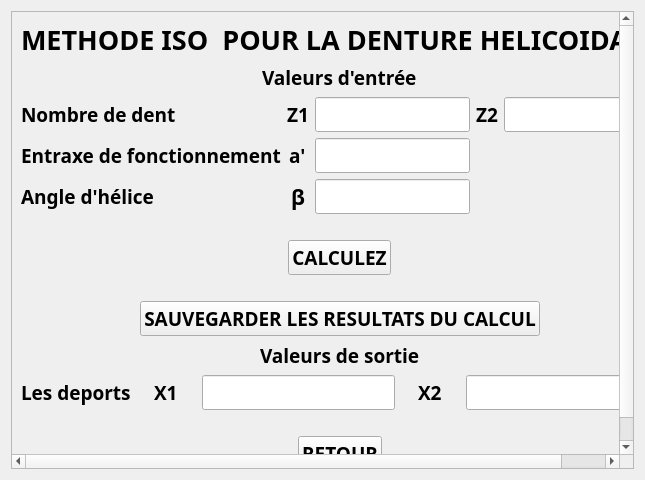
<?xml version="1.0" encoding="UTF-8"?>
<ui version="4.0">
 <class>METHODE_ISO_D_HELICOIDALE</class>
 <widget class="QWidget" name="METHODE_ISO_D_HELICOIDALE">
  <property name="geometry">
   <rect>
    <x>0</x>
    <y>0</y>
    <width>645</width>
    <height>480</height>
   </rect>
  </property>
  <property name="windowTitle">
   <string>METHODE_ISO_D_HELICOIDALE</string>
  </property>
  <property name="windowIcon">
   <iconset>
    <normaloff>reducteur_gearexpert.gif</normaloff>reducteur_gearexpert.gif</iconset>
  </property>
  <layout class="QGridLayout" name="gridLayout_2">
   <item row="0" column="0">
    <widget class="QScrollArea" name="scrollArea">
     <property name="widgetResizable">
      <bool>true</bool>
     </property>
     <widget class="QWidget" name="scrollAreaWidgetContents">
      <property name="geometry">
       <rect>
        <x>0</x>
        <y>0</y>
        <width>631</width>
        <height>466</height>
       </rect>
      </property>
      <layout class="QGridLayout" name="gridLayout_3">
       <item row="0" column="0">
        <layout class="QVBoxLayout" name="verticalLayout">
         <item alignment="Qt::AlignHCenter">
          <widget class="QLabel" name="label">
           <property name="font">
            <font>
             <family>Arial Black</family>
             <pointsize>20</pointsize>
             <weight>75</weight>
             <bold>true</bold>
            </font>
           </property>
           <property name="text">
            <string>METHODE ISO  POUR LA DENTURE HELICOIDALE</string>
           </property>
          </widget>
         </item>
         <item alignment="Qt::AlignHCenter">
          <widget class="QLabel" name="label_2">
           <property name="font">
            <font>
             <family>Arial Black</family>
             <pointsize>14</pointsize>
             <weight>75</weight>
             <bold>true</bold>
            </font>
           </property>
           <property name="text">
            <string>Valeurs d'entrée</string>
           </property>
          </widget>
         </item>
         <item>
          <layout class="QGridLayout" name="gridLayout">
           <item row="0" column="4" alignment="Qt::AlignHCenter">
            <widget class="QLineEdit" name="lineEdit_2">
             <property name="font">
              <font>
               <family>Arial Black</family>
               <pointsize>14</pointsize>
               <weight>75</weight>
               <bold>true</bold>
              </font>
             </property>
            </widget>
           </item>
           <item row="1" column="1" alignment="Qt::AlignHCenter">
            <widget class="QLabel" name="label_47">
             <property name="font">
              <font>
               <family>Arial Black</family>
               <pointsize>14</pointsize>
               <weight>75</weight>
               <bold>true</bold>
              </font>
             </property>
             <property name="text">
              <string>a'</string>
             </property>
            </widget>
           </item>
           <item row="0" column="1" alignment="Qt::AlignHCenter">
            <widget class="QLabel" name="label_31">
             <property name="font">
              <font>
               <family>Arial Black</family>
               <pointsize>14</pointsize>
               <weight>75</weight>
               <bold>true</bold>
              </font>
             </property>
             <property name="text">
              <string>Z1</string>
             </property>
            </widget>
           </item>
           <item row="1" column="2" alignment="Qt::AlignHCenter">
            <widget class="QLineEdit" name="lineEdit_3">
             <property name="font">
              <font>
               <family>Arial Black</family>
               <pointsize>14</pointsize>
               <weight>75</weight>
               <bold>true</bold>
              </font>
             </property>
            </widget>
           </item>
           <item row="0" column="3" alignment="Qt::AlignHCenter">
            <widget class="QLabel" name="label_46">
             <property name="font">
              <font>
               <family>Arial Black</family>
               <pointsize>14</pointsize>
               <weight>75</weight>
               <bold>true</bold>
              </font>
             </property>
             <property name="text">
              <string>Z2</string>
             </property>
            </widget>
           </item>
           <item row="0" column="2" alignment="Qt::AlignHCenter">
            <widget class="QLineEdit" name="lineEdit">
             <property name="font">
              <font>
               <family>Arial Black</family>
               <pointsize>14</pointsize>
               <weight>75</weight>
               <bold>true</bold>
              </font>
             </property>
            </widget>
           </item>
           <item row="2" column="0">
            <widget class="QLabel" name="label_3">
             <property name="font">
              <font>
               <family>Arial Black</family>
               <pointsize>14</pointsize>
               <weight>75</weight>
               <bold>true</bold>
              </font>
             </property>
             <property name="text">
              <string>Angle d'hélice</string>
             </property>
            </widget>
           </item>
           <item row="2" column="1" alignment="Qt::AlignHCenter">
            <widget class="QLabel" name="label_4">
             <property name="font">
              <font>
               <family>Arial Black</family>
               <pointsize>16</pointsize>
               <weight>75</weight>
               <bold>true</bold>
              </font>
             </property>
             <property name="text">
              <string>β</string>
             </property>
            </widget>
           </item>
           <item row="1" column="0">
            <widget class="QLabel" name="label_11">
             <property name="font">
              <font>
               <family>Arial Black</family>
               <pointsize>14</pointsize>
               <weight>75</weight>
               <bold>true</bold>
              </font>
             </property>
             <property name="text">
              <string>Entraxe de fonctionnement</string>
             </property>
            </widget>
           </item>
           <item row="0" column="0">
            <widget class="QLabel" name="label_5">
             <property name="font">
              <font>
               <family>Arial Black</family>
               <pointsize>14</pointsize>
               <weight>75</weight>
               <bold>true</bold>
              </font>
             </property>
             <property name="text">
              <string>Nombre de dent</string>
             </property>
            </widget>
           </item>
           <item row="2" column="2" alignment="Qt::AlignHCenter">
            <widget class="QLineEdit" name="lineEdit_6">
             <property name="font">
              <font>
               <family>Arial Black</family>
               <pointsize>14</pointsize>
               <weight>75</weight>
               <bold>true</bold>
              </font>
             </property>
            </widget>
           </item>
          </layout>
         </item>
         <item>
          <spacer name="horizontalSpacer">
           <property name="orientation">
            <enum>Qt::Horizontal</enum>
           </property>
           <property name="sizeHint" stdset="0">
            <size>
             <width>40</width>
             <height>20</height>
            </size>
           </property>
          </spacer>
         </item>
         <item alignment="Qt::AlignHCenter">
          <widget class="QPushButton" name="pushButton">
           <property name="font">
            <font>
             <family>Arial Black</family>
             <pointsize>14</pointsize>
             <weight>75</weight>
             <bold>true</bold>
            </font>
           </property>
           <property name="text">
            <string>CALCULEZ</string>
           </property>
          </widget>
         </item>
         <item>
          <spacer name="horizontalSpacer_2">
           <property name="orientation">
            <enum>Qt::Horizontal</enum>
           </property>
           <property name="sizeHint" stdset="0">
            <size>
             <width>40</width>
             <height>20</height>
            </size>
           </property>
          </spacer>
         </item>
         <item alignment="Qt::AlignHCenter">
          <widget class="QPushButton" name="pushButton_3">
           <property name="font">
            <font>
             <family>Arial Black</family>
             <pointsize>14</pointsize>
             <weight>75</weight>
             <bold>true</bold>
            </font>
           </property>
           <property name="text">
            <string>SAUVEGARDER LES RESULTATS DU CALCUL</string>
           </property>
          </widget>
         </item>
         <item alignment="Qt::AlignHCenter">
          <widget class="QLabel" name="label_45">
           <property name="font">
            <font>
             <family>Arial Black</family>
             <pointsize>14</pointsize>
             <weight>75</weight>
             <bold>true</bold>
            </font>
           </property>
           <property name="text">
            <string>Valeurs de sortie</string>
           </property>
          </widget>
         </item>
         <item>
          <layout class="QHBoxLayout" name="horizontalLayout_3">
           <item alignment="Qt::AlignHCenter">
            <widget class="QLabel" name="label_7">
             <property name="font">
              <font>
               <family>Arial Black</family>
               <pointsize>14</pointsize>
               <weight>75</weight>
               <bold>true</bold>
              </font>
             </property>
             <property name="text">
              <string>Les deports</string>
             </property>
            </widget>
           </item>
           <item alignment="Qt::AlignHCenter">
            <widget class="QLabel" name="label_8">
             <property name="font">
              <font>
               <family>Arial Black</family>
               <pointsize>14</pointsize>
               <weight>75</weight>
               <bold>true</bold>
              </font>
             </property>
             <property name="text">
              <string>X1</string>
             </property>
            </widget>
           </item>
           <item alignment="Qt::AlignHCenter">
            <widget class="QLineEdit" name="lineEdit_4">
             <property name="font">
              <font>
               <family>Arial Black</family>
               <pointsize>14</pointsize>
               <weight>75</weight>
               <bold>true</bold>
              </font>
             </property>
            </widget>
           </item>
           <item alignment="Qt::AlignHCenter">
            <widget class="QLabel" name="label_9">
             <property name="font">
              <font>
               <family>Arial Black</family>
               <pointsize>14</pointsize>
               <weight>75</weight>
               <bold>true</bold>
              </font>
             </property>
             <property name="text">
              <string>X2</string>
             </property>
            </widget>
           </item>
           <item alignment="Qt::AlignHCenter">
            <widget class="QLineEdit" name="lineEdit_5">
             <property name="font">
              <font>
               <family>Arial Black</family>
               <pointsize>14</pointsize>
               <weight>75</weight>
               <bold>true</bold>
              </font>
             </property>
            </widget>
           </item>
          </layout>
         </item>
         <item>
          <spacer name="horizontalSpacer_3">
           <property name="orientation">
            <enum>Qt::Horizontal</enum>
           </property>
           <property name="sizeHint" stdset="0">
            <size>
             <width>40</width>
             <height>20</height>
            </size>
           </property>
          </spacer>
         </item>
         <item alignment="Qt::AlignHCenter">
          <widget class="QPushButton" name="pushButton_2">
           <property name="font">
            <font>
             <family>Arial Black</family>
             <pointsize>14</pointsize>
             <weight>75</weight>
             <bold>true</bold>
            </font>
           </property>
           <property name="text">
            <string>RETOUR</string>
           </property>
          </widget>
         </item>
        </layout>
       </item>
      </layout>
     </widget>
    </widget>
   </item>
  </layout>
 </widget>
 <resources/>
 <connections/>
</ui>
